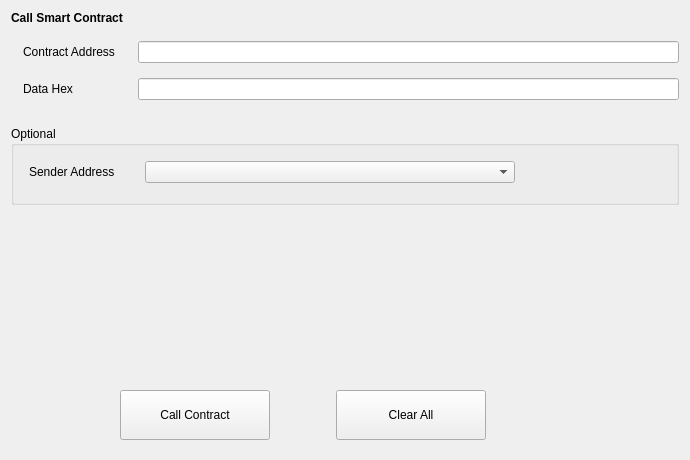
<?xml version="1.0" encoding="UTF-8"?>
<ui version="4.0">
 <class>CallContract</class>
 <widget class="QWidget" name="CallContract">
  <property name="geometry">
   <rect>
    <x>0</x>
    <y>0</y>
    <width>690</width>
    <height>460</height>
   </rect>
  </property>
  <property name="windowTitle">
   <string>Form</string>
  </property>
  <layout class="QGridLayout" name="gridLayout_2">
   <item row="6" column="0">
    <layout class="QHBoxLayout" name="horizontalLayout">
     <property name="leftMargin">
      <number>9</number>
     </property>
     <property name="topMargin">
      <number>9</number>
     </property>
     <property name="rightMargin">
      <number>9</number>
     </property>
     <property name="bottomMargin">
      <number>9</number>
     </property>
     <item>
      <spacer name="horizontalSpacer">
       <property name="orientation">
        <enum>Qt::Horizontal</enum>
       </property>
       <property name="sizeType">
        <enum>QSizePolicy::Fixed</enum>
       </property>
       <property name="sizeHint" stdset="0">
        <size>
         <width>100</width>
         <height>20</height>
        </size>
       </property>
      </spacer>
     </item>
     <item>
      <widget class="QPushButton" name="pushButtonCallContract">
       <property name="minimumSize">
        <size>
         <width>150</width>
         <height>50</height>
        </size>
       </property>
       <property name="text">
        <string>Call Contract</string>
       </property>
      </widget>
     </item>
     <item>
      <spacer name="horizontalSpacer_3">
       <property name="orientation">
        <enum>Qt::Horizontal</enum>
       </property>
       <property name="sizeType">
        <enum>QSizePolicy::Fixed</enum>
       </property>
       <property name="sizeHint" stdset="0">
        <size>
         <width>60</width>
         <height>20</height>
        </size>
       </property>
      </spacer>
     </item>
     <item>
      <widget class="QPushButton" name="pushButtonClearAll">
       <property name="minimumSize">
        <size>
         <width>150</width>
         <height>50</height>
        </size>
       </property>
       <property name="text">
        <string>Clear All</string>
       </property>
      </widget>
     </item>
     <item>
      <spacer name="horizontalSpacer_2">
       <property name="orientation">
        <enum>Qt::Horizontal</enum>
       </property>
       <property name="sizeHint" stdset="0">
        <size>
         <width>40</width>
         <height>20</height>
        </size>
       </property>
      </spacer>
     </item>
    </layout>
   </item>
   <item row="2" column="0">
    <layout class="QGridLayout" name="gridLayout">
     <property name="leftMargin">
      <number>12</number>
     </property>
     <property name="horizontalSpacing">
      <number>23</number>
     </property>
     <property name="verticalSpacing">
      <number>15</number>
     </property>
     <item row="0" column="0">
      <widget class="QLabel" name="labelContractAddress">
       <property name="text">
        <string>Contract Address</string>
       </property>
      </widget>
     </item>
     <item row="1" column="0">
      <widget class="QLabel" name="labelDataHex">
       <property name="text">
        <string>Data Hex</string>
       </property>
      </widget>
     </item>
     <item row="0" column="1">
      <widget class="QLineEdit" name="lineEditContractAddress"/>
     </item>
     <item row="1" column="1">
      <widget class="QLineEdit" name="lineEditDataHex"/>
     </item>
    </layout>
   </item>
   <item row="4" column="0">
    <widget class="QGroupBox" name="groupBoxOptional">
     <property name="title">
      <string>Optional</string>
     </property>
     <layout class="QGridLayout" name="gridLayout_3">
      <property name="leftMargin">
       <number>15</number>
      </property>
      <property name="topMargin">
       <number>15</number>
      </property>
      <property name="horizontalSpacing">
       <number>30</number>
      </property>
      <property name="verticalSpacing">
       <number>12</number>
      </property>
      <item row="0" column="1">
       <widget class="AddressField" name="lineEditSenderAddress">
        <property name="minimumSize">
         <size>
          <width>370</width>
          <height>0</height>
         </size>
        </property>
        <property name="maximumSize">
         <size>
          <width>370</width>
          <height>16777215</height>
         </size>
        </property>
       </widget>
      </item>
      <item row="0" column="0">
       <widget class="QLabel" name="labelSenderAddress">
        <property name="text">
         <string>Sender Address</string>
        </property>
       </widget>
      </item>
      <item row="1" column="0" colspan="2">
       <spacer name="verticalSpacer_3">
        <property name="orientation">
         <enum>Qt::Vertical</enum>
        </property>
        <property name="sizeType">
         <enum>QSizePolicy::Fixed</enum>
        </property>
        <property name="sizeHint" stdset="0">
         <size>
          <width>20</width>
          <height>10</height>
         </size>
        </property>
       </spacer>
      </item>
      <item row="0" column="2">
       <spacer name="horizontalSpacer_4">
        <property name="orientation">
         <enum>Qt::Horizontal</enum>
        </property>
        <property name="sizeHint" stdset="0">
         <size>
          <width>0</width>
          <height>20</height>
         </size>
        </property>
       </spacer>
      </item>
     </layout>
    </widget>
   </item>
   <item row="5" column="0">
    <spacer name="verticalSpacer_2">
     <property name="orientation">
      <enum>Qt::Vertical</enum>
     </property>
     <property name="sizeHint" stdset="0">
      <size>
       <width>20</width>
       <height>40</height>
      </size>
     </property>
    </spacer>
   </item>
   <item row="3" column="0">
    <spacer name="verticalSpacer">
     <property name="orientation">
      <enum>Qt::Vertical</enum>
     </property>
     <property name="sizeType">
      <enum>QSizePolicy::Fixed</enum>
     </property>
     <property name="sizeHint" stdset="0">
      <size>
       <width>20</width>
       <height>20</height>
      </size>
     </property>
    </spacer>
   </item>
   <item row="0" column="0">
    <widget class="QLabel" name="labelTitle">
     <property name="font">
      <font>
       <weight>75</weight>
       <bold>true</bold>
      </font>
     </property>
     <property name="text">
      <string>Call Smart Contract</string>
     </property>
    </widget>
   </item>
   <item row="1" column="0">
    <spacer name="verticalSpacer_4">
     <property name="orientation">
      <enum>Qt::Vertical</enum>
     </property>
     <property name="sizeType">
      <enum>QSizePolicy::Fixed</enum>
     </property>
     <property name="sizeHint" stdset="0">
      <size>
       <width>20</width>
       <height>10</height>
      </size>
     </property>
    </spacer>
   </item>
  </layout>
 </widget>
 <customwidgets>
  <customwidget>
   <class>AddressField</class>
   <extends>QComboBox</extends>
   <header>addressfield.h</header>
  </customwidget>
 </customwidgets>
 <resources/>
 <connections/>
</ui>
